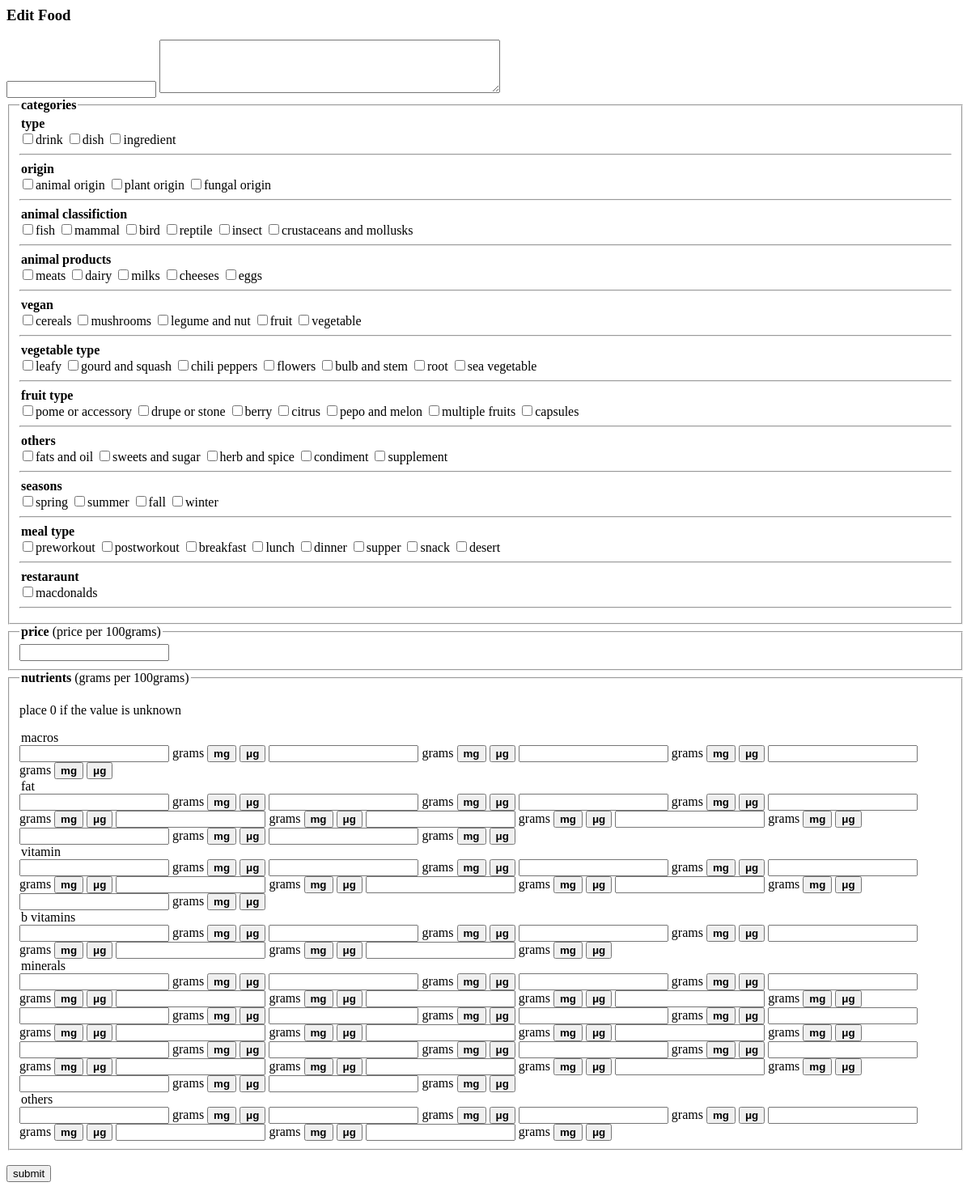
The page /manageFoodLoadEditor on the database as committed earlier.
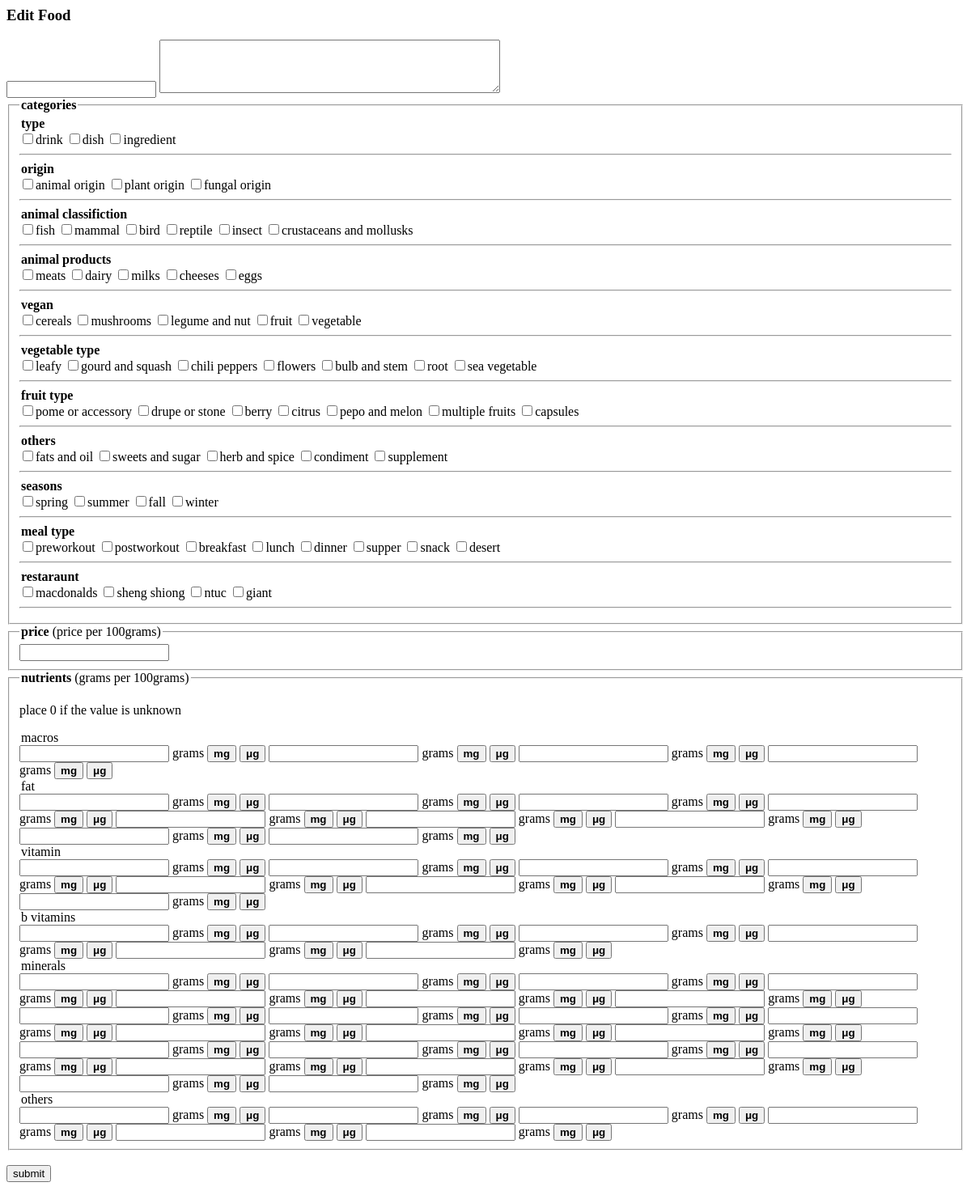
The same page on the database as committed later.
### tables this page shows
CREATE TABLE category_header (
    id INTEGER PRIMARY KEY AUTOINCREMENT NOT NULL,
    name TEXT NOT NULL
);

CREATE TABLE category (
    id INTEGER PRIMARY KEY AUTOINCREMENT NOT NULL,
    timestamp TEXT NOT NULL,
    name TEXT NOT NULL,
    category_header_id INTEGER NOT NULL,
    FOREIGN KEY (category_header_id) REFERENCES category_header(id)
);

CREATE TABLE nutrient_header (
    id INTEGER PRIMARY KEY AUTOINCREMENT NOT NULL,
    name TEXT NOT NULL
);

CREATE TABLE dri (
    id INTEGER PRIMARY KEY AUTOINCREMENT NOT NULL,
    timestamp TEXT NOT NULL,
    group_name TEXT NOT NULL,
    nutrient_id INTEGER NOT NULL,
    rda REAL,
    ul REAL,
    FOREIGN KEY (nutrient_id) REFERENCES nutrient(id)
);

CREATE TABLE nutrient (
    id INTEGER PRIMARY KEY AUTOINCREMENT NOT NULL,
    timestamp TEXT NOT NULL,
    name TEXT NOT NULL,
    description TEXT,
    nutrient_header_id INTEGER NOT NULL,
    FOREIGN KEY (nutrient_header_id) REFERENCES nutrient_header(id) 
);

### app.py (the view)
@app.route("/manageFoodLoadEditor")
def manageFoodLoadEditor():
    db = get_db()
    c = db.cursor()
    foodFormData = loadFoodFormData()
    category_nest = foodFormData["category_nest"]
    nutrient_nest = foodFormData["nutrient_nest"]
    foodList = foodFormData["foodList"]
    categoryList = foodFormData["categoryList"]
    id = request.args.get("id")
    db.close
    return render_template(
        "manageFoodEditor.html",
        category_nest=category_nest,
        nutrient_nest=nutrient_nest,
        foodList=foodList,
        categoryList=categoryList,
    )

### app.py (called while the page is built)
@app.teardown_appcontext
def close_connectioncall(exception):
    close_connection(exception)

### scripts/helpers.py (called while the page is built)
def get_db():
    db = getattr(g, "_database", None)
    if db is None:
        db = g._database = sqlite3.connect(DATABASE)
    return db

def close_connection(exception):
    db = getattr(g, "_database", None)
    if db is not None:
        db.close()

def listOfTuplesToListOfDict(listOfTuples, listOfKeys):
    list = []
    for tuple in listOfTuples:
        list.append(tupleToDict(tuple, listOfKeys))
    return list

def tupleToDict(tuple, listOfKeys):
    dict = {}
    for key, item in zip(listOfKeys, tuple):
        dict[key] = item
    return dict

def keys_and_dict_to_dict(keys, dict):
    new_dict = {}
    for key in keys:
        new_dict[key] =  dict[key]
    return new_dict

def header_nesting(header_dict_list, child_dict_list, keys):
    nest = {}
    for header_dict_list in header_dict_list:
        nest[header_dict_list["id"]] = {"name": header_dict_list["name"], "list": []}
    for child_dict in child_dict_list:
        nest[child_dict["header_id"]]["list"].append(
            keys_and_dict_to_dict(keys, child_dict)
        )
    return nest

### templates/manageFoodEditor.html (shortened to what this page needs)
<h3 class="marginTop5">Edit Food</h3>
<form action="/editFood" method="post">
	<input class="width100" autocomplete="off" required name="name" type="text" />
	<textarea
		class="width100"
		autocomplete="off"
		name="description"
		rows="4"
		cols="50"
		maxlength="1000"
	></textarea>
	<fieldset>
		<legend><b>categories</b></legend>
		{% for header in category_nest %}
		<legend><b>{{category_nest[header]['name']}}</b></legend>
		{% for category in category_nest[header]['list'] %}
		<input
			type="checkbox"
			id="editFoodCategory{{category.id}}"
			name="category"
			value="{{category.name}}"
		/><label for="editFoodCategory{{category.id}}">{{category.name}}</label>
		{% endfor %}
		<hr />
		{% endfor %}
	</fieldset>
	<fieldset>
		<legend><b>price</b> (price per 100grams)</legend>
		<input autocomplete="off" name="price" type="number" step="0.01" />
	</fieldset>
	<fieldset>
        <legend><b>nutrients</b> (grams per 100grams)</legend>
        <p>place 0 if the value is unknown</p>
        {% for header in nutrient_nest %}
        <legend>{{nutrient_nest[header]['name']}}</legend>
        {% for nutrient in nutrient_nest[header]['list']%}
        <span class="nutrientSpan">
            <input
                id="editor_nutrient{{nutrient.id}}"
                class="nutrient"
                autocomplete="off"
                name="{{nutrient.name}}"
                type="number"
                step="any"
                title="Name: {{nutrient.name}}&#013;&#013;For {{nutrient.group_name}}&#013;    RDA: {{nutrient.rda}} grams&#013;    UL: {{nutrient.ul}} grams&#013;&#013;Description:&#013;{{nutrient.description}}"
            />
            <span id="editor_unit{{nutrient.id}}">grams</span>
            <span id="editor_unitConvertBtns{{nutrient.id}}">
                <button
                    onclick="editor_mg2g('{{nutrient.id}}')"
                    title="convert milligrams to grams"
                    type="button"
                >
                    <b>mg</b>
                </button>
                <button
                    onclick="editor_μg2g('{{nutrient.id}}')"
                    title="convert micrograms to grams"
                    type="button"
                >
                    <b>μg</b>
                </button>
            </span>
        </span>
        {% endfor %} {% endfor %}
    </fieldset>
	<br />
	<input class="width100" type="submit" value="submit" />
</form>

Rows that differ between the two databases and show on the page:
added category: name "sheng shiong", shown under "restaraunt"
added category: name "ntuc", shown under "restaraunt"
added category: name "giant", shown under "restaraunt"
